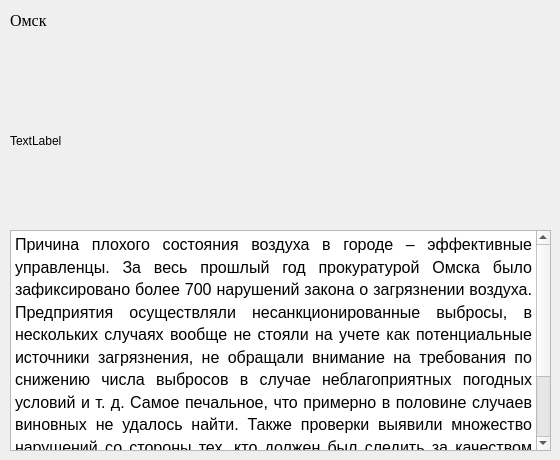
    <widget class="QWidget" name="page_omsk">
     <widget class="QTextEdit" name="textEdit_omsk">
      <property name="geometry">
       <rect>
        <x>10</x>
        <y>230</y>
        <width>541</width>
        <height>221</height>
       </rect>
      </property>
      <property name="readOnly">
       <bool>true</bool>
      </property>
      <property name="html">
       <string>&lt;!DOCTYPE HTML PUBLIC &quot;-//W3C//DTD HTML 4.0//EN&quot; &quot;http://www.w3.org/TR/REC-html40/strict.dtd&quot;&gt;
&lt;html&gt;&lt;head&gt;&lt;meta name=&quot;qrichtext&quot; content=&quot;1&quot; /&gt;&lt;style type=&quot;text/css&quot;&gt;
p, li { white-space: pre-wrap; }
&lt;/style&gt;&lt;/head&gt;&lt;body style=&quot; font-family:'MS Shell Dlg 2'; font-size:7.8pt; font-weight:400; font-style:normal;&quot;&gt;
&lt;p align=&quot;justify&quot; style=&quot; margin-top:12px; margin-bottom:12px; margin-left:0px; margin-right:0px; -qt-block-indent:0; text-indent:0px; line-height:125%;&quot;&gt;&lt;span style=&quot; font-family:'Times New Roman'; font-size:12pt; color:#000000;&quot;&gt;Причина плохого состояния воздуха в городе – эффективные управленцы. За весь прошлый год прокуратурой Омска было зафиксировано более 700 нарушений закона о загрязнении воздуха. Предприятия осуществляли несанкционированные выбросы, в нескольких случаях вообще не стояли на учете как потенциальные источники загрязнения, не обращали внимание на требования по снижению числа выбросов в случае неблагоприятных погодных условий и т. д. Самое печальное, что примерно в половине случаев виновных не удалось найти. Также проверки выявили множество нарушений со стороны тех, кто должен был следить за качеством воздуха: виновных не искали, а если находили – не подвергали наказанию.&lt;br /&gt;&lt;br /&gt;&lt;/span&gt;&lt;/p&gt;&lt;/body&gt;&lt;/html&gt;</string>
      </property>
     </widget>
     <widget class="QLabel" name="label_photo_omsk">
      <property name="geometry">
       <rect>
        <x>10</x>
        <y>50</y>
        <width>541</width>
        <height>181</height>
       </rect>
      </property>
      <property name="text">
       <string>TextLabel</string>
      </property>
     </widget>
     <widget class="QLabel" name="label_title_omsk">
      <property name="geometry">
       <rect>
        <x>10</x>
        <y>0</y>
        <width>151</width>
        <height>41</height>
       </rect>
      </property>
      <property name="font">
       <font>
        <family>Times New Roman</family>
        <pointsize>12</pointsize>
        <weight>12</weight>
        <italic>false</italic>
        <bold>false</bold>
       </font>
      </property>
      <property name="styleSheet">
       <string notr="true">font: 100 12pt &quot;Times New Roman&quot;;</string>
      </property>
      <property name="text">
       <string>Омск</string>
      </property>
     </widget>
    </widget>
